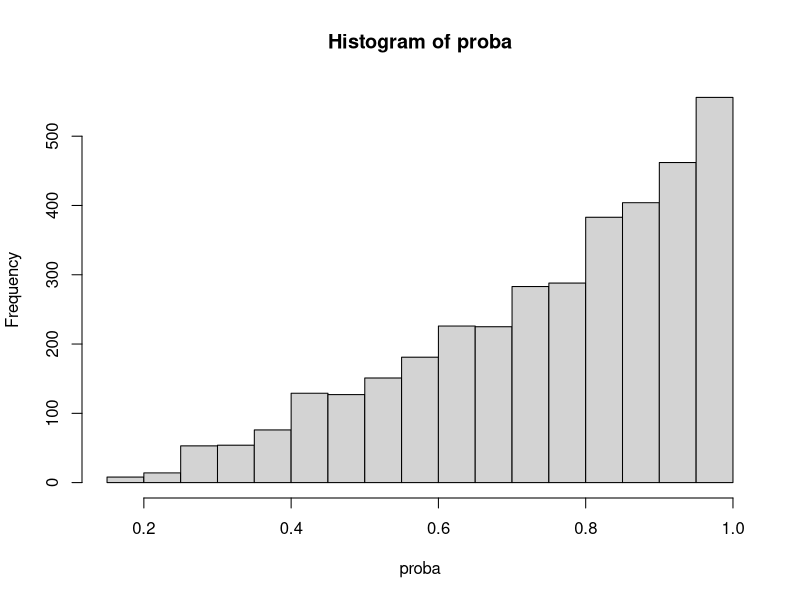
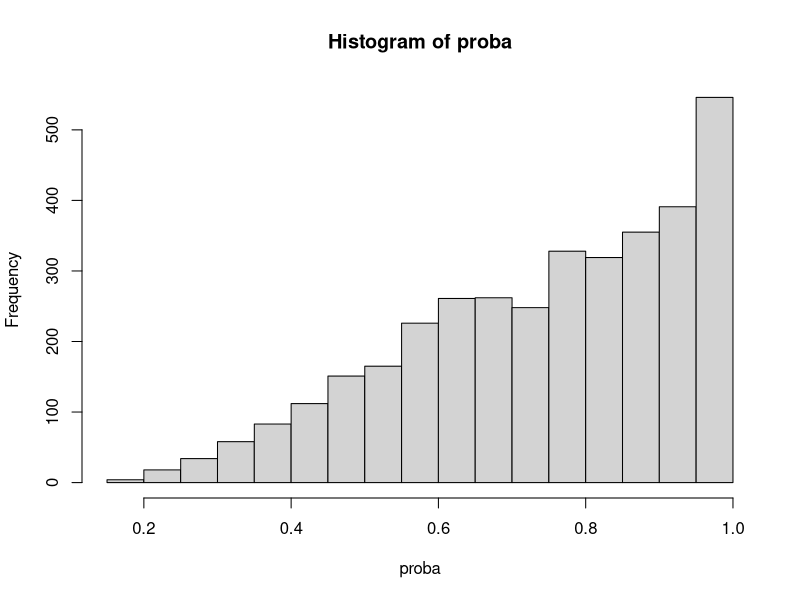
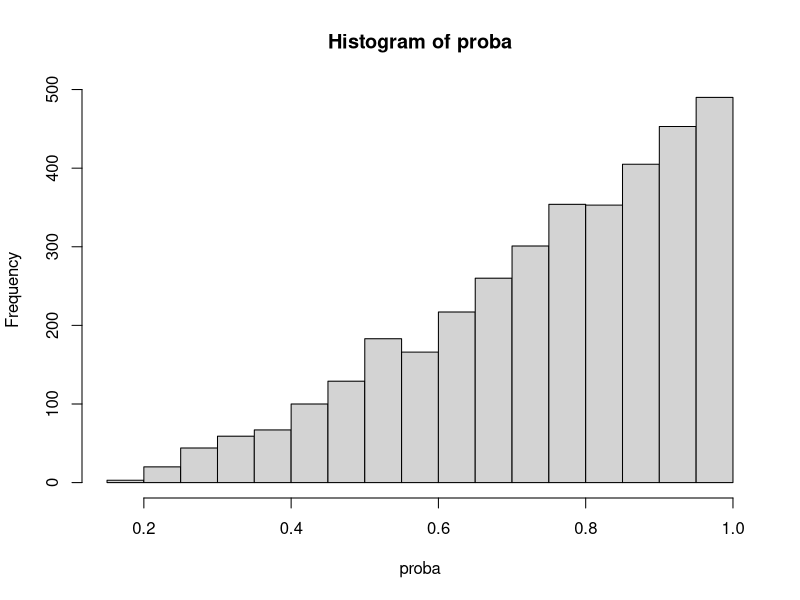
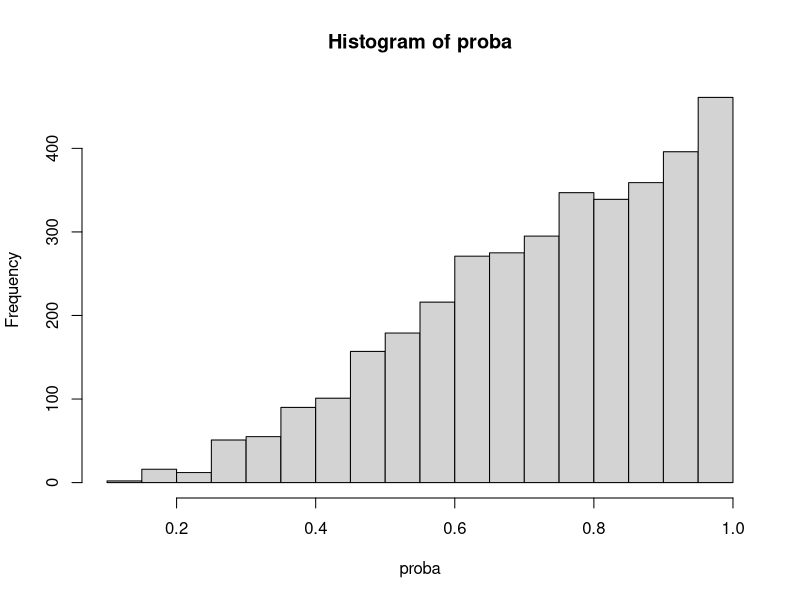
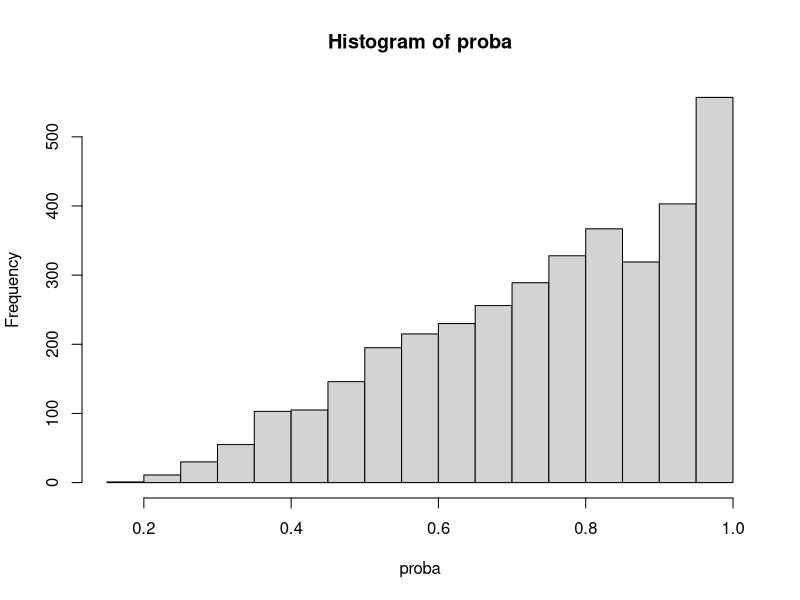
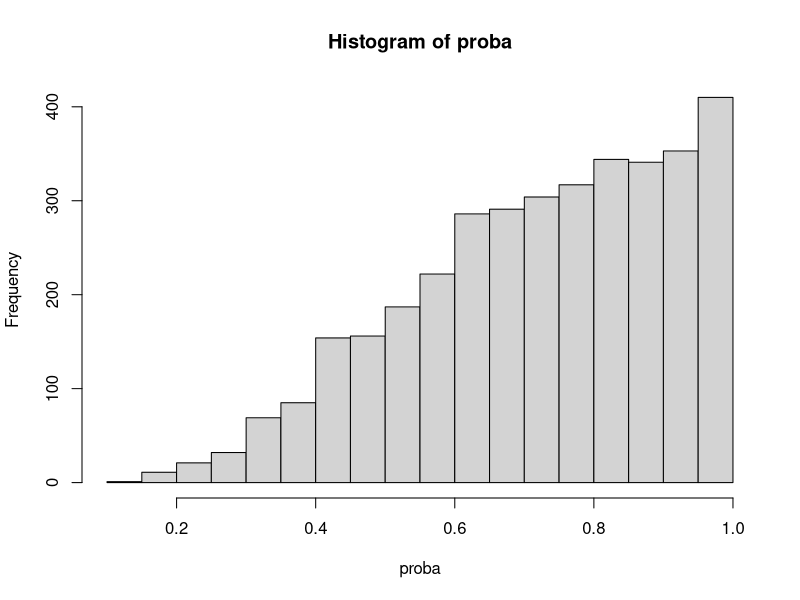
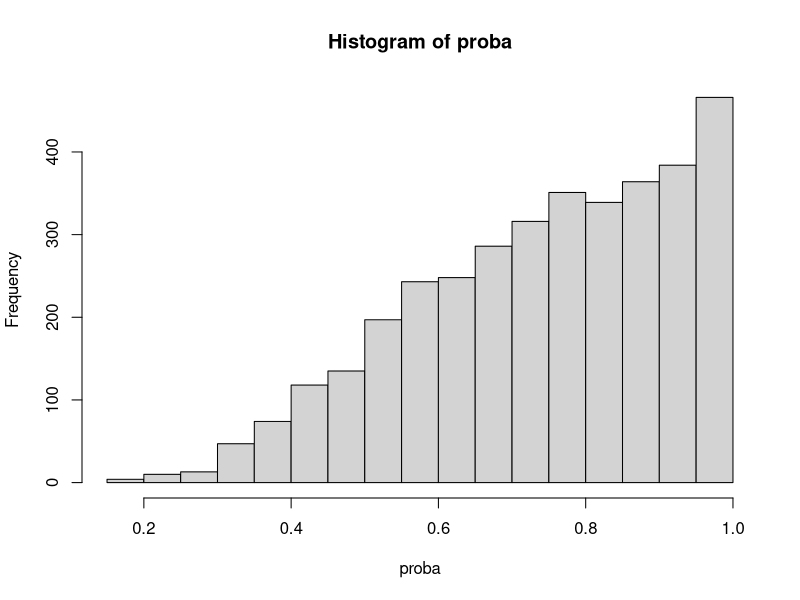
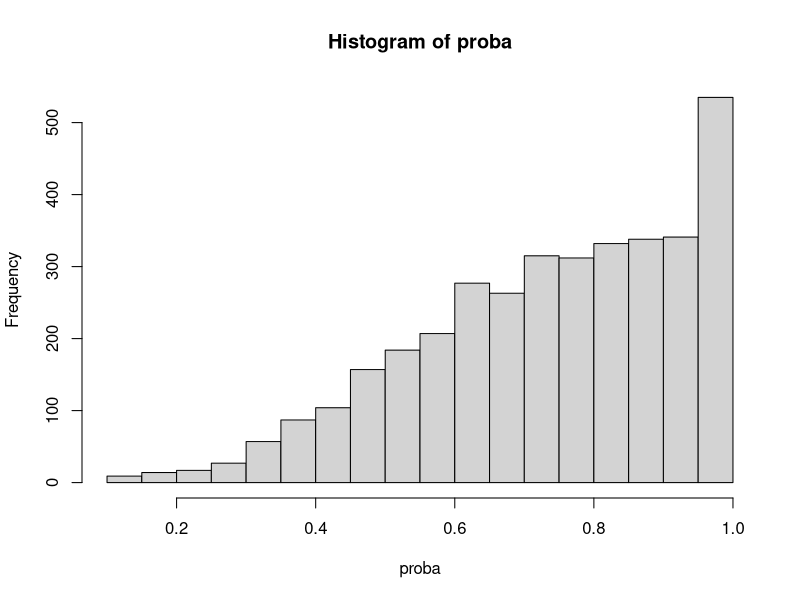

Generate these figures, in order, with R: (Note: a time limit stopped this script after it produced the figures.)
library(boot);
library(lme4);
#----------------------------------------------------------------------------------------
# Default setting
#----------------------------------------------------------------------------------------

isCloglog<-TRUE;scenario="2";cluster<-400;unit<-10;

set.seed(105);
switch(scenario, 
"1"={
isMissing <- TRUE;isVarying <- FALSE;isNormal <- TRUE;
},
"2"={
isMissing <- TRUE;isVarying <- TRUE;isNormal <- TRUE; 
},
"3"={
isMissing <- TRUE;isVarying <- TRUE;isNormal <- FALSE;   
},
{
   print('default')
})
gamma1<-1;beta0<-0.25;beta1<-0.5;
ifelse(isCloglog, gamma0<-0.4, gamma0<-1.0)
ifelse(isNormal, sigma.a<-1, sigma.a<-(15/13))

sigma.e<-1;true<-0;M<-1000;
len<-4;res1=res2=res3=res4=matrix(0,nrow=M,ncol=5)
count.res1=count.res2=count.res3=count.res4=matrix(0,nrow=M,ncol=4)
var.res3=var.res4=matrix(0, nrow=M, ncol=len^2)
true_parameter<-c(beta0,beta1,sigma.a,sigma.e)
vari1=vari2=vari3=vari4=est1=est2=est3=est4=rep(0,4)

#----------------------------------------------------------------------------------------
# Function for estimating gamma
#----------------------------------------------------------------------------------------

calculate_nr <- function(old){
  w=delta*exp(-X*old); U=I=0; U.part=NULL;
  	for( i in 1: (cluster-full_cluster)){
      this_cluster<-(1:cluster)[-full_index][i]
      this_index<-which( long_cluster %in% this_cluster )

  		w.i = w[this_index]
  		U.part[i] = (length(this_index)-Obs[this_index])[1]*sum(w.i*(X-unObs_X)[this_index])/sum(w.i)
  		U = U + U.part[i];
  		I = I + (length(this_index)-Obs[this_index])[1]*(sum((-X[this_index])*w.i*(X-unObs_X)[this_index])*sum(w.i)-
        sum(w.i*(X-unObs_X)[this_index])*sum((-X[this_index])*w.i))/(sum(w.i))^2
  	}
  new = old - U/I; 
  return(c(new, U^2, I, U.part))
}

get_gamma <- function(){
    count=1; isBad=TRUE; temp=temp2=NULL; I=U.part=NULL;
    old = sum(X-unObs_X)/sum((X-unObs_X)*X);
    while( isBad ){
        count<-count+1;
        temp<-calculate_nr(old); 
        new<-calculate_nr(temp[1]);
        	if( new[2] < temp[2] ){
        		old<-temp[1];
        		if( new[2] < 10^(-15) ){
        			isBad<-FALSE;
        		}
        	}else{
        		Check<-TRUE;
        		while(Check){
        			print(":("); 
        			if(calculate_nr((old+temp[1])/2)[2] < calculate_nr(old)[2]){
        				Check<-FALSE;
        			}else{
        				old<-(old+temp[1])/2
        			}
        		}
        	}	
    }
    old = temp[1];
    I = -temp[3]; U.part = temp[4:(cluster-full_cluster+3)]; IF = sum(U.part)/I; Z=NULL;
    
    for( i in 1: (cluster-full_cluster)){
      this_cluster<-(1:cluster)[-full_index][i]
      this_index<-which( long_cluster %in% this_cluster )
      delta_i<-delta[this_index]; X_i<-X[this_index];
      alpha[i]<-(-log((length(this_index)-Obs[this_index])[1]/sum(delta_i*exp(-old*X_i))))
      est_pi[this_index]<-inv.logit(alpha[i]+old*X_i)
    }
    
    return(c(est_pi,old));
}

#----------------------------------------------------------------------------------------
# Function for generating database and result tables
#----------------------------------------------------------------------------------------

make_data_matrix <- function(cluster,unit){
  X = matrix(runif(cluster*unit, min=-1/2,max=1/2), nrow=unit, ncol=cluster)
  if( isNormal){
    a = matrix(rep(rnorm(cluster, mean=0, sd=sigma.a),each = unit), nrow=unit, ncol=cluster)
  }else{
    a = matrix(rep(rt(cluster, df=15), each = unit), nrow=unit, ncol=cluster)
  }

  if( isMissing ){ #True value for missing data analysis
    if( isCloglog ){
      proba = 1-exp(-exp(gamma0+0.6*a+gamma1*X)); #cloglog
    }else{
      proba = inv.logit(gamma0+0.6*a+gamma1*X); #logit probability
    }
  	
  	while(TRUE){
  		delta = matrix(rbinom(n=cluster*unit, size=1, prob = proba), nrow=unit, ncol=cluster)
  		if( (sum(colMeans(delta)==0)==0) ){
  			break;
  		}
  	}
  }else{
  	proba = matrix(1, nrow=unit, ncol=cluster)
  	delta = matrix(1, nrow=unit, ncol=cluster)
  }
	Y = matrix(beta0 + beta1*X + a + rnorm(cluster*unit, mean=0, sd=sigma.e), nrow=unit, ncol=cluster);
	return(list(X,Y,delta,a,proba));
}

trans <- function(vector, units, islong=FALSE){
  result_vec = c()
  cumsum_point <- c(0, cumsum(units))
  for(i in 1:length(units)){
    this_cluster <- (cumsum_point[i]+1):cumsum_point[(i+1)]
    if(islong){
      result_vec = c(result_vec, rep(sum(vector[this_cluster]), units[i]))
    }else{
      result_vec = c(result_vec, sum(vector[this_cluster]))
    }
  }
	return( result_vec )
}

old_trans <-function(vector, repe){
  result_value <- rep(colSums(matrix(vector, ncol = cluster)), each=repe)
  return(result_value)
}

res.cal <- function(result){
  BIAS = colMeans(result)[1:4]
  VAR=c(var(result[,1]),var(result[,2]),var(result[,3]),var(result[,4]) )
  M <- rbind(BIAS,VAR,sqrt(1000)*BIAS/sqrt(VAR))
  colnames(M) <- c('intercept','beta','D','sigma')
  return(M)
}

make_long_unit <- function(units){
  long_unit=c()
  for( i in 1:length(units)){
    long_unit = c(long_unit, rep(units[i], units[i]))   
  }
  return(long_unit)
}

make_long_cluster <- function(units){
  long_id=c()
  for( i in 1:length(units)){
    long_id = c(long_id, rep(i, units[i]))   
  }
  return(long_id)
}

#----------------------------------------------------------------------------------------
# Function for parameter
#----------------------------------------------------------------------------------------

get_proposed_EE <- function(X=raw_X, Y=raw_Y, a=raw_a, WEIGHT=rep(1,length(raw_Y)), old = rep(0.3, 4)){
  len = 4
  new = rep(0, 4)
  
  class_index= c()
  class_index[1] <- 0
  class_index[2:length(a)] <- sapply(2:length(a), function(x){if(a[(x-1)] != a[x]){return(1)}else{return(0)}})
  changeing_points = c(1, which(class_index==1), (length(a)+1))
  units = diff(changeing_points)

  long_unit<-make_long_unit(units)
  
  U=matrix(0, nr=length(units), nc=len); I=matrix(0, nr=len, nc =len);
  while(TRUE){
    const_a = old[3]/(old[4]+long_unit*old[3]); #I define const_a for convenience sake.
    short_const_a = old[3]/(old[4]+units*old[3]); 
    a.hat = trans(WEIGHT*(Y-old[1]-X*old[2]), units= units, islong=TRUE);
    zeta = trans(WEIGHT*(Y-old[1]-X*old[2]), units= units)^2 - trans((WEIGHT^2-1), units= units)*old[4]
    
    U.1 = trans( (WEIGHT*(Y-old[1]-X*old[2])-const_a*a.hat), units= units)
    U.2 = trans( X*(WEIGHT*(Y-old[1]-X*old[2])-const_a*a.hat), units= units) - trans( X*(WEIGHT-1)*a.hat, units= units)/units
    U.3 = zeta - trans(WEIGHT*(Y-old[1]-X*old[2])^2, units= units)  - units*(units-1)*old[3]
    U.4 = trans(WEIGHT*(Y-old[1]-X*old[2])^2, units= units) - short_const_a*zeta - units*old[4]
    
    U = cbind(U.1, U.2, U.3, U.4)
    
    I[1,1] = sum( units*(short_const_a*units-1) )
    I[1,2] = sum( trans(WEIGHT*X, units= units)*(units*short_const_a-1) )
    I[1,3] = sum( (trans(WEIGHT*(Y-old[1]-X*old[2]), units= units))*(-units*old[4]/((old[4]+units*old[3])^2)) )
    I[1,4] = sum( (trans(WEIGHT*(Y-old[1]-X*old[2]), units= units))*units*(short_const_a^2)/old[3] )
    
    I[2,1] = sum(trans(X, units= units)*(units*short_const_a-1))
    I[2,2] = sum( X*(const_a*trans(WEIGHT*X, units= units, islong=TRUE)-(WEIGHT*X)) ) + sum( trans( X*(WEIGHT-1)*trans(WEIGHT*X, units= units, islong=TRUE), units= units)/units )
    I[2,3] = sum( (trans(WEIGHT*(Y-old[1]-X*old[2]), units= units))*(trans(X, units= units))*(-old[4]/((old[4]+units*old[3])^2)) );
    I[2,4] = sum( (trans(WEIGHT*(Y-old[1]-X*old[2]), units= units))*(trans(X, units= units))*((short_const_a^2)/old[3]) );
    
    I[3,1] = 2*sum( trans(WEIGHT*(Y-old[1]-X*old[2]), units= units)*(1-units) );
    I[3,2] = 2*sum( -trans(WEIGHT*(Y-old[1]-X*old[2]), units= units)*trans(WEIGHT*X, units= units) + trans(WEIGHT*(Y-old[1]-X*old[2])*X, units= units));
    I[3,3] = sum( -units*(units-1) );
    I[3,4] = sum( -trans(WEIGHT^2-1, units= units) );
    
    I[4,1] = 2*sum( trans(WEIGHT*(Y-old[1]-X*old[2]), units= units)*(units*short_const_a-1) );
    I[4,2] = 2*sum( trans(WEIGHT*(Y-old[1]-X*old[2]), units= units)*trans(WEIGHT*X, units= units)*(short_const_a) - trans(WEIGHT*(Y-old[1]-X*old[2])*X, units= units) );
    I[4,3] = sum( zeta*(-old[4]/(old[4]+units*old[3])^2) );
    I[4,4] = sum( zeta*(short_const_a^2)/old[3] + short_const_a*trans((WEIGHT^2-1), units= units) - units );
    
    new = old - solve(I)%*%colSums(U);
    error=sum((new-old)^2); old=new;
    print(error)
    if( error<10^-8 ){
      vari = (solve(I)%*%var(U)%*%t(solve(I)))*cluster		
      break;
    }
  }
  
  return(list(old, vari))
}

get_proposed_EM <- function(X=raw.X, Y=raw.Y, a=raw.a, WEIGHT=rep(1,length(raw.Y)), old = rep(0.3, 4)){
  len = 4
  new = rep(0, 4)
  
  class_index= c()
  class_index[1] <- 0
  class_index[2:length(a)] <- sapply(2:length(a), function(x){if(a[(x-1)] != a[x]){return(1)}else{return(0)}})
  changeing_points = c(1, which(class_index==1), (length(a)+1))
  units = diff(changeing_points)
  
  long_unit=c()
  for( i in 1:length(units)){
    long_unit = c(long_unit, rep(units[i], units[i]))   
  }
  
  U=matrix(0, nr=length(units), nc=len); I=matrix(0, nr=len, nc =len);
  while(TRUE){
    q = old[3]/(old[4]+long_unit*old[3]); #I define q for convenience sake.
    short_q = old[3]/(old[4]+units*old[3]); 
    a.hat = trans(WEIGHT*(Y-old[1]-X*old[2]), units= units, islong=TRUE);
    zeta = trans(WEIGHT*(Y-old[1]-X*old[2]), units= units)^2 - trans((WEIGHT^2-1), units= units)*old[4]
    
    U.1 = trans( (WEIGHT*(Y-old[1]-X*old[2])-q*a.hat), units= units) - trans( (WEIGHT-1)*a.hat, units= units)/units
    U.2 = trans( X*(WEIGHT*(Y-old[1]-X*old[2])-q*a.hat), units= units) - trans( X*(WEIGHT-1)*a.hat, units= units)/units
    U.3 = old[4]*short_q+(short_q^2)*zeta - old[3]
    U.4 = trans(WEIGHT*(Y-old[1]-X*old[2])^2, units= units) + units*old[4]*short_q - (units + 2*old[4]/old[3])*(short_q^2)*zeta - units*old[4]
    
    U = cbind(U.1, U.2, U.3, U.4)
    
    I[1,1] = sum(units*(short_q*units-1))
    I[1,2] = sum(trans(WEIGHT*X, units= units)*(units*short_q-1))
    I[2,1] = sum(trans(X, units= units)*(units*short_q-1))
    I[2,2] = sum( X*(q*trans(WEIGHT*X, units= units, islong=TRUE)-(WEIGHT*X)) ) + sum( trans( X*(WEIGHT-1)*trans(WEIGHT*X, units= units, islong=TRUE), units= units)/units )
    I[1,3] = sum( (trans(WEIGHT*(Y-old[1]-X*old[2]), units= units))*(-units*old[4]/((old[4]+units*old[3])^2)) )
    I[1,4] = sum( (trans(WEIGHT*(Y-old[1]-X*old[2]), units= units))*units*(short_q^2)/old[3] )
    I[2,3] = sum( (trans(WEIGHT*(Y-old[1]-X*old[2]), units= units))*(trans(X, units= units))*(-old[4]/((old[4]+units*old[3])^2)) );
    I[2,4] = sum( (trans(WEIGHT*(Y-old[1]-X*old[2]), units= units))*(trans(X, units= units))*((short_q^2)/old[3]) );
    I[3,1] = sum( 2*(short_q^2)*trans(WEIGHT*(Y-old[1]-X*old[2]), units= units)*trans(WEIGHT*(-1), units= units) );
    I[3,2] = sum( 2*(short_q^2)*trans(WEIGHT*(Y-old[1]-X*old[2]), units= units)*trans(WEIGHT*(-X), units= units) );
    
    I[3,3] = sum( (old[4]/(old[4]+units*old[3]))^2 + 2*short_q*old[4]*zeta/(old[4]+units*old[3])^2 ) - length(units);
    I[3,4] = sum( units*short_q^2 - 2*(short_q^3)*zeta/(old[3]) - (short_q^2)*(trans(WEIGHT^2-1, units= units)) );
    I[4,1] = sum(2*WEIGHT*(Y-old[1]-X*old[2])*(-1)) + sum( (units*(short_q^2)-2*short_q)*2*(trans(WEIGHT*(Y-old[1]-X*old[2]), units= units)*trans(WEIGHT*(-1), units= units)) );
    I[4,2] = sum(2*WEIGHT*(Y-old[1]-X*old[2])*(-X)) + sum( (units*(short_q^2)-2*short_q)*2*(trans(WEIGHT*(Y-old[1]-X*old[2]), units= units)*trans(WEIGHT*(-X), units= units)) );
    I[4,3] = sum( units*(old[4]/(old[4]+units*old[3]))^2 + zeta*(units*2*short_q*old[4]/(old[4]+units*old[3])^2 - 2*old[4]/(old[4]+units*old[3])^2 ) );
    I[4,4] = sum( (units*short_q)^2 - trans(WEIGHT^2-1, units= units)*(units*(short_q^2)-2*short_q) + zeta*(2*units*(short_q^3)/(-old[3]) + 2*(short_q^2)/old[3] ) - units );
    
    if(FALSE){
      W = delta*exp(-gamma.fit*X)
      W.X = trans(W*X, 10); W.1 = trans(W*1, 10);
      del.pi = proba*(1-proba)*(X - W.X/W.1)
      U.5 = trans((WEIGHT-1)*X,1)
      U.star = cbind(U.1, U.2, U.3, U.4, U.5)
      
      I.star[1:4,1:4] = I[1:4,1:4]
      I.star[1,5] = sum( ((-WEIGHT^2)*del.pi*(Y-old[1]-X*old[2]-q*a.hat) + WEIGHT*(q*trans(WEIGHT^2*(del.pi)*(Y-old[1]-X*old[2]),1))))
      I.star[2,5] = sum( (X*(-WEIGHT^2)*del.pi*(Y-old[1]-X*old[2]-a.hat/unit) + X*WEIGHT*(trans(WEIGHT^2*(del.pi)*(Y-old[1]-X*old[2]),1)/unit))*unit*q)
      I.star[3,5] = sum(q^2*(2*trans(WEIGHT*(Y-old[1]-X*old[2]),1)*trans(-WEIGHT^2*(del.pi)*(Y-old[1]-X*old[2]),1)+2*old[4]*trans(WEIGHT^3*(del.pi),1) ))
      I.star[4,5] = sum( unit*(old[4]/(old[4]+unit*old[3]))^2 + zeta*(unit*2*q*old[4]/(old[4]+unit*old[3])^2 - 2*old[4]/(old[4]+unit*old[3])^2) ) 
      I.star[5,5] = sum(-WEIGHT^2*del.pi*X)
      new = old - solve(I.star)%*%colSums(U.star)
    }
    
    new = old - solve(I)%*%colSums(U);
    error=sum((new-old)^2); old=new;
    print(error)
    if( error<10^-8 ){
      vari = (solve(I)%*%var(U)%*%t(solve(I)))*cluster    
      break;
    }
  }
  
  return(list(old, vari))
}


#----------------------------------------------------------------------------------------
# Simulation
#----------------------------------------------------------------------------------------

for(k in 1:M){
  
  #-----------------------------------------------------------------------
  # generating data
  #-----------------------------------------------------------------------
  
  isPASS<-TRUE
  while(isPASS){
  isPASS<-FALSE
  raw = make_data_matrix(cluster,unit);
  raw_matrix<-sapply(raw,c);    
  if( isVarying ){
    units<-rbinom(cluster, unit, 0.9) #subset of raw matrix
    subset_index<-c();
    for(j in 1:cluster){
      cluster_index = ((j-1)*unit+1):((j-1)*unit+units[j])
      subset_index <- c(subset_index, cluster_index)
	if( sum(raw_matrix[cluster_index,3]) == 0 ){
		isPASS<-TRUE
		break;
	}
    }
    raw_matrix<-raw_matrix[subset_index,]
  }else{
    units<-rep(unit, cluster) #subset of raw matrix
  }
  long_cluster<-make_long_cluster(units)
  }

  #X=Y=delta=a=NULL;	
  X=raw_X=raw_matrix[,1]; Y=raw_Y=raw_matrix[,2];
  delta=raw_delta=raw_matrix[,3]; a=raw_a=raw_matrix[,4];
  proba=raw_proba=raw_matrix[,5]; raw_long_cluster=long_cluster
  hist(proba)
  
  #-----------------------------------------------------------------------
  # estimating gamma
  #-----------------------------------------------------------------------
  
  if( isMissing ){
      # raw_* stands for real data and variables without 'raw_' prefix are for gamma calculation
      if ( sum( tapply(raw_delta, long_cluster, FUN=sum) == units ) > 0 ) {
      	full_index = which( tapply(raw_delta, long_cluster, FUN=sum) == units )
      	full_cluster = length(full_index);
        del_full_cluster = which( long_cluster %in% full_index );
      	X<-raw_X[-del_full_cluster]; a<-raw_a[-del_full_cluster];
        delta<-raw_delta[-del_full_cluster]; Y<-raw_Y[-del_full_cluster];
        long_cluster<-long_cluster[-del_full_cluster]
      }else{
        full_cluster<-0;
	  full_index<-(cluster+1);
      }
    	Obs = unObs_X = item = Obs_X = rep(0,length(X)); alpha= NULL;
    	for( i in 1:(cluster-full_cluster) ){
        this_cluster<-(1:cluster)[-full_index][i]
        this_index<-which( long_cluster %in% this_cluster )
    		delta_i<-delta[this_index]; X_i<-X[this_index];
    		Obs[this_index]<-sum(delta_i); #r_i
    		unObs_X[this_index]<-rep(sum((1-delta_i)*X_i)/sum(1-delta_i), each=length(this_index));
    		Obs_X[this_index]<-rep(sum(delta_i*X_i)/sum(delta_i), each=length(this_index));
    	}
      est_pi = rep(0,length(X));
      fit_gamma = get_gamma()
      est_pi = fit_gamma[1:(length(fit_gamma)-1)]
      
      proba=c()
      if ( sum( tapply(raw_delta, raw_long_cluster, FUN=sum) == units ) > 0 ) {
      	proba=rep(1,length(raw_X));
      	proba[c(-del_full_cluster)] = as.vector(est_pi);
      }else{
      	proba = est_pi;
      }
  }
  
  X=raw_X; a=raw_a; delta=raw_delta; Y=raw_Y; WEIGHT=raw_delta/proba;
  X.obs=X[delta==1]; a.obs=a[delta==1]; delta.obs=delta[delta==1]; Y.obs=Y[delta==1];
  
  lmer_fit<-lmer(Y.obs ~ X.obs + (1|a.obs))
  init_old<-c(fixef(lmer_fit), unclass(as.data.frame(VarCorr(lmer_fit)))$vcov) 
  #-----------------------------------------------------------------------
  # full cases
  #-----------------------------------------------------------------------
  
  fit.full = get_proposed_EE(X = raw_X, Y=raw_Y, a=raw_a, WEIGHT = rep(1, length(raw_Y)), old = init_old)
  est1 = fit.full[[1]]
  vari1 = sqrt(diag(fit.full[[2]]))
  
  #-----------------------------------------------------------------------
  # complete cases
  #-----------------------------------------------------------------------
  
  fit.complete = get_proposed_EE(X = X.obs, Y=Y.obs, a=a.obs, WEIGHT = rep(1, length(Y.obs)), old = init_old)
  est2 = fit.complete[[1]]
  vari2 = sqrt(diag(fit.complete[[2]]))
  
  #-----------------------------------------------------------------------
  # proposed cases
  #-----------------------------------------------------------------------
  
  fit.proposed = get_proposed_EE(X=X, Y=Y, a=a, WEIGHT=WEIGHT, old = init_old)
  est3 = fit.proposed[[1]]
  vari3 = sqrt(diag(fit.proposed[[2]]))

  #-----------------------------------------------------------------------
  # proposed cases
  #-----------------------------------------------------------------------
  
  fit.proposed_EM = get_proposed_EM(X=X, Y=Y, a=a, WEIGHT=WEIGHT, old = init_old)
  est4 = fit.proposed_EM[[1]]
  vari4 = sqrt(diag(fit.proposed_EM[[2]]))

count.res1[k,] = as.numeric( (est1 + qnorm(0.025)*vari1-true_parameter)*(est1 - qnorm(0.025)*vari1-true_parameter) < 0 );
count.res2[k,] = as.numeric( (est2 + qnorm(0.025)*vari2-true_parameter)*(est2 - qnorm(0.025)*vari2-true_parameter) < 0 );
count.res3[k,] = as.numeric( (est3 + qnorm(0.025)*vari3-true_parameter)*(est3 - qnorm(0.025)*vari3-true_parameter) < 0 );
count.res4[k,] = as.numeric( (est4 + qnorm(0.025)*vari4-true_parameter)*(est4 - qnorm(0.025)*vari4-true_parameter) < 0 );


res1[k,] = c(est1-true_parameter, mean(delta))
res2[k,] = c(est2-true_parameter, mean(delta))
res3[k,] = c(est3-true_parameter, mean(delta))
res4[k,] = c(est4-true_parameter, mean(delta))

var.res3[k,] = as.vector(vari3)
var.res4[k,] = as.vector(vari3)
}

colMeans(count.res1)
colMeans(count.res2)
colMeans(count.res3)
colMeans(count.res4)

res.cal(res1);
res.cal(res2);
res.cal(res3);
res.cal(res4);

T = matrix(colMeans(var.res^2), nr=4)
cluster;unit;gamma1;

var(res3[,1:4])/T[1:4,1:4] #Check the ratio between simulation variance and estimates

#########################################################

library("xtable")
Bias = rbind(res.cal(res1)[1,],res.cal(res2)[1,],res.cal(res3)[1,],res.cal(res4)[1,])*1000
Variance = rbind(res.cal(res1)[2,],res.cal(res2)[2,],res.cal(res3)[2,],res.cal(res4)[2,])*1000
CP = rbind(colMeans(count.res1),colMeans(count.res2),colMeans(count.res3),colMeans(count.res4))*1000

DF<-data.frame(t(Bias),t(Variance),t(CP))
colnames(DF) =c("FULL","COMP","PROP_EE","PROP_EM","FULL","COMP","PROP_EE","PROP_EM","FULL","COMP","PROP_EE","PROP_EM") 
xtable(DF, digits=c(rep(1,9),rep(0,4)), display=c(rep("f",9),rep("f",4)), align=rep("c",13))

cluster;unit;isVarying;isNormal;isMissing
